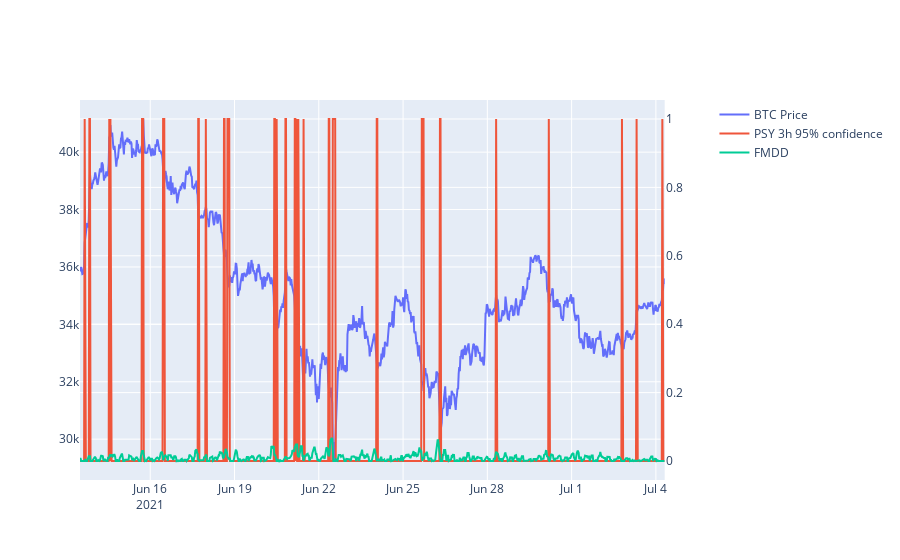
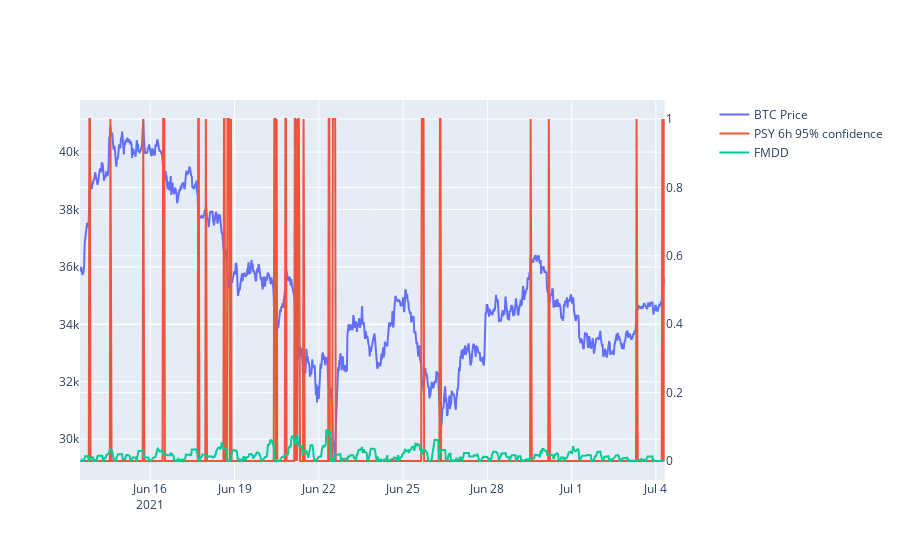
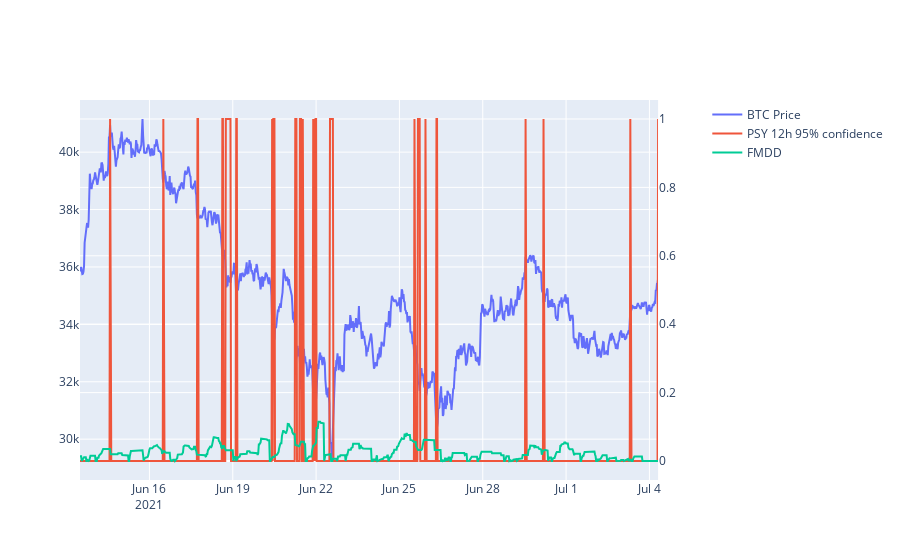
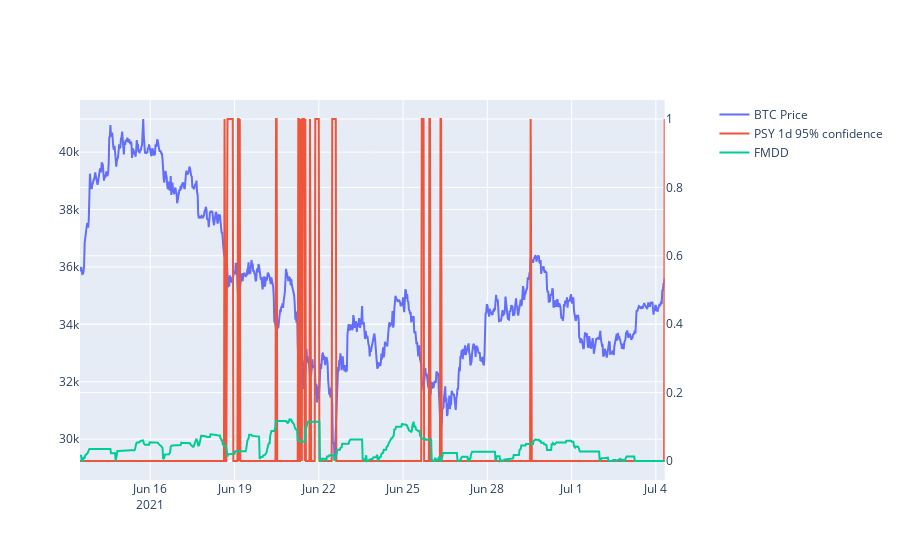

The code cell stored with these charts, in order, in its notebook:
### Code cell
for i, timeperiod in enumerate(timeperiod_list):
    fig = make_subplots(specs=[[{"secondary_y": True}]])
    fig.add_trace(go.Scatter(x=price_data_df['timestamp'], y=price_data_df['close'], name='BTC Price'),
                secondary_y=False)
    fig.add_trace(go.Scatter(x=price_data_df['timestamp'], y=price_data_df[f'PSY_{timeperiod}_95'], name=f'PSY {timeperiod} 95% confidence'),
                secondary_y=True)
    # fig.add_trace(go.Scatter(x=price_data_df['timestamp'], y=[psy95_list[i] for _ in range(len(price_data_df['timestamp']))], name=f'95% confidence'),
    #             secondary_y=True)
    fig.add_trace(go.Scatter(x=price_data_df['timestamp'], y=price_data_df[f'FMDD_{timeperiod}'], name=f'FMDD'),
                secondary_y=True)
    # fig.add_trace(go.Scatter(x=price_data_df['timestamp'], y=price_data_df['PSY_int'], name='PSY Integer'),
    #               row=2, col=1)
    fig.show()

### Figure 1 — Plotly figure (JSON) as saved in the notebook; plotly's stock layout.template omitted (floating-point values rounded to 4 significant figures; data arrays with more than 128 entries replaced by an {"elided": "..."} marker saying what was removed)
{"data": [{"name": "BTC Price", "type": "scatter", "x": {"elided": "1000 str values"}, "xaxis": "x", "y": {"elided": "1000 float values"}, "yaxis": "y"}, {"name": "PSY 3h 95% confidence", "type": "scatter", "x": {"elided": "1000 str values"}, "xaxis": "x", "y": {"elided": "1000 int values"}, "yaxis": "y2"}, {"name": "FMDD", "type": "scatter", "x": {"elided": "1000 str values"}, "xaxis": "x", "y": {"elided": "1000 float values"}, "yaxis": "y2"}], "layout": {"xaxis": {"anchor": "y", "domain": [0, 0.94]}, "yaxis": {"anchor": "x", "domain": [0, 1]}, "yaxis2": {"anchor": "x", "overlaying": "y", "side": "right"}}}

### Figure 2 — Plotly figure (JSON) as saved in the notebook; plotly's stock layout.template omitted (floating-point values rounded to 4 significant figures; data arrays with more than 128 entries replaced by an {"elided": "..."} marker saying what was removed)
{"data": [{"name": "BTC Price", "type": "scatter", "x": {"elided": "1000 str values"}, "xaxis": "x", "y": {"elided": "1000 float values"}, "yaxis": "y"}, {"name": "PSY 6h 95% confidence", "type": "scatter", "x": {"elided": "1000 str values"}, "xaxis": "x", "y": {"elided": "1000 int values"}, "yaxis": "y2"}, {"name": "FMDD", "type": "scatter", "x": {"elided": "1000 str values"}, "xaxis": "x", "y": {"elided": "1000 float values"}, "yaxis": "y2"}], "layout": {"xaxis": {"anchor": "y", "domain": [0, 0.94]}, "yaxis": {"anchor": "x", "domain": [0, 1]}, "yaxis2": {"anchor": "x", "overlaying": "y", "side": "right"}}}

### Figure 3 — Plotly figure (JSON) as saved in the notebook; plotly's stock layout.template omitted (floating-point values rounded to 4 significant figures; data arrays with more than 128 entries replaced by an {"elided": "..."} marker saying what was removed)
{"data": [{"name": "BTC Price", "type": "scatter", "x": {"elided": "1000 str values"}, "xaxis": "x", "y": {"elided": "1000 float values"}, "yaxis": "y"}, {"name": "PSY 12h 95% confidence", "type": "scatter", "x": {"elided": "1000 str values"}, "xaxis": "x", "y": {"elided": "1000 int values"}, "yaxis": "y2"}, {"name": "FMDD", "type": "scatter", "x": {"elided": "1000 str values"}, "xaxis": "x", "y": {"elided": "1000 float values"}, "yaxis": "y2"}], "layout": {"xaxis": {"anchor": "y", "domain": [0, 0.94]}, "yaxis": {"anchor": "x", "domain": [0, 1]}, "yaxis2": {"anchor": "x", "overlaying": "y", "side": "right"}}}

### Figure 4 — Plotly figure (JSON) as saved in the notebook; plotly's stock layout.template omitted (floating-point values rounded to 4 significant figures; data arrays with more than 128 entries replaced by an {"elided": "..."} marker saying what was removed)
{"data": [{"name": "BTC Price", "type": "scatter", "x": {"elided": "1000 str values"}, "xaxis": "x", "y": {"elided": "1000 float values"}, "yaxis": "y"}, {"name": "PSY 1d 95% confidence", "type": "scatter", "x": {"elided": "1000 str values"}, "xaxis": "x", "y": {"elided": "1000 int values"}, "yaxis": "y2"}, {"name": "FMDD", "type": "scatter", "x": {"elided": "1000 str values"}, "xaxis": "x", "y": {"elided": "1000 float values"}, "yaxis": "y2"}], "layout": {"xaxis": {"anchor": "y", "domain": [0, 0.94]}, "yaxis": {"anchor": "x", "domain": [0, 1]}, "yaxis2": {"anchor": "x", "overlaying": "y", "side": "right"}}}
